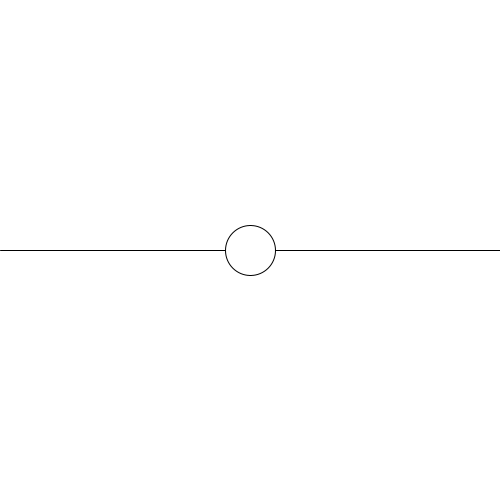
Frame 1 (no input)
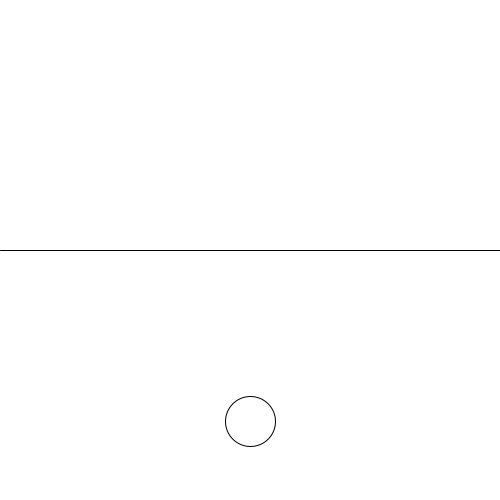
Frame 60 (the mouse pressed at the canvas centre just before this capture)
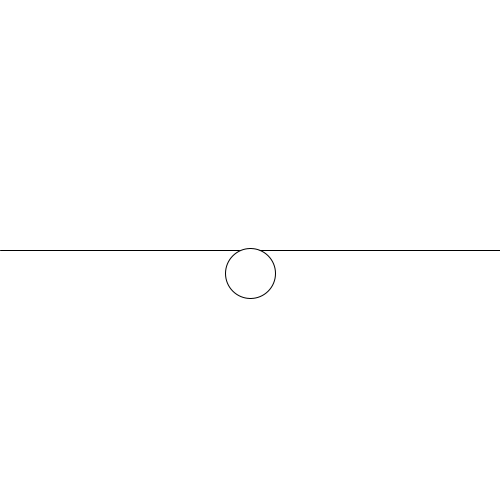
Frame 120 (the mouse held since frame 60 and released just before this capture)

The Processing sketch that drew these frames (run headless with seeded random() and noise(); from frame 60 on, the mouse is pressed at the canvas centre):

// Processing sketch: Bounce
// ── Bounce.pde
float y, vy, ay;

void setup() {
  size(500, 500);
  y = width/2;
  vy = 0;
  ay = 0.1;
}

void draw() {
  background(255);
  line(0, 250, width, 250);
  ellipse(250, y, 50, 50);
  y += vy;
  if (height < y) {
    float d = y - height;
    y = height - d;
    vy *= -1;
  }
  vy += ay;
}
